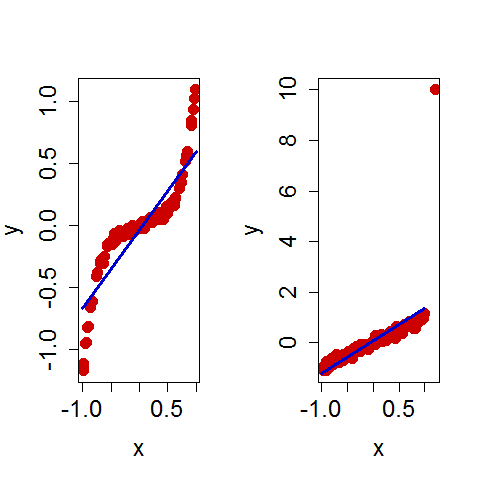

R code for this plot:
graphics.off()
par(mfrow=c(1,2))
# sample size
n = 100
# uniformly distributed rv
x = runif(min = -1, max = 1, n)
# the sum of a normal distrbuted rv and the ploynomial of the uniform distributed rv
y = rnorm(n, mean = 0, sd = 0.02)+x^5 + x*0.2

# covariance of x and y relative to variance of x
b1 = var(x,y) / var(x)
# intercept of the line through the ordinate
b0 = mean(y) - b1 * mean(x)

# scatterplot of x and y without outlier
plot(x,y, type="p", pch=19, col = "red3", cex = 1.5, cex.axis = 1.5, cex.lab = 1.5)
# fitted linear line of x and y
lines(x = c(-1, 1), y = c(b0-b1, b0+b1), lwd = 3, col = "blue3")
   #abline(a=0,b=0,h = seq(-1,1,by=0.25), seq(-1,1,by=0.25), col = "gray", lty=3)

print(cor(x,y))
print(cor(x,y, method = "kendall"))
print(cor(x,y, method = "spearman"))

# the same uniformly distributed random variable
x = runif(min = -1, max = 1, n)
# just a linear relationship with x of the normal distributed rv
y = rnorm(n, mean = 0, sd = 0.1) + x
# outlier value x = 1.2 and y = 10
x = c(x, 1.2)
y = c(y, 10)

# slope for the line which represents y as a function of x
b1 = var(x,y) / var(x)
# intercept of the line through the ordinate
b0 = mean(y) - b1 * mean(x)

# scatterplot of x and y with outlier
plot(x,y, type="p", pch=19, col = "red3", cex = 1.5, cex.axis = 1.5, cex.lab = 1.5)
# fitted linear line
lines(x = c(-1, 1), y = c(b0-b1, b0+b1), lwd = 3, col = "blue3")

print(cor(x,y))
print(cor(x,y, method = "kendall"))
print(cor(x,y, method = "spearman"))
